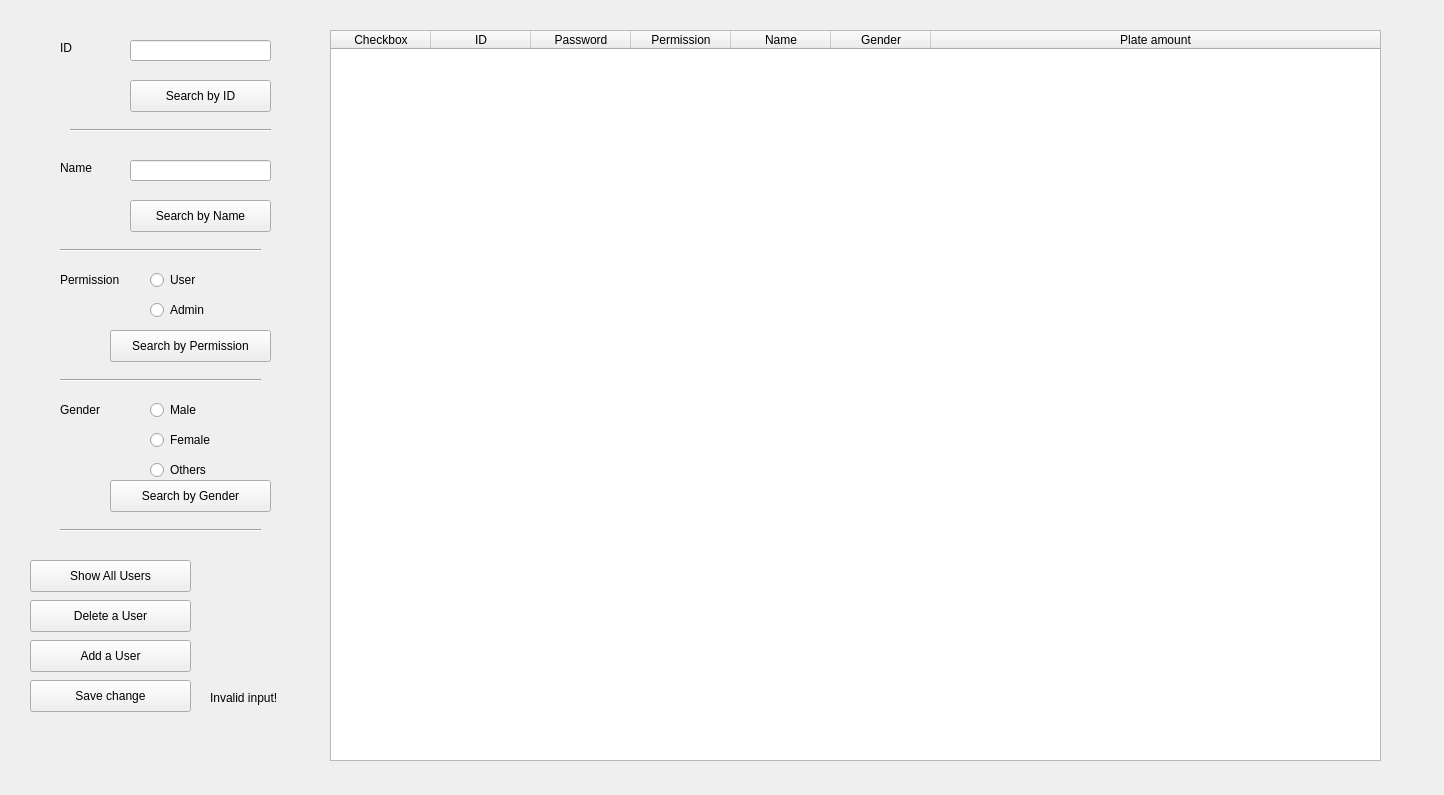
<?xml version="1.0" encoding="UTF-8"?>
<ui version="4.0">
 <class>Search</class>
 <widget class="QWidget" name="Search">
  <property name="geometry">
   <rect>
    <x>0</x>
    <y>0</y>
    <width>1444</width>
    <height>795</height>
   </rect>
  </property>
  <property name="windowTitle">
   <string>Search</string>
  </property>
  <widget class="QLineEdit" name="ID_input">
   <property name="geometry">
    <rect>
     <x>130</x>
     <y>40</y>
     <width>141</width>
     <height>21</height>
    </rect>
   </property>
   <property name="minimumSize">
    <size>
     <width>141</width>
     <height>21</height>
    </size>
   </property>
   <property name="text">
    <string/>
   </property>
  </widget>
  <widget class="QLabel" name="Edit_error_message">
   <property name="geometry">
    <rect>
     <x>210</x>
     <y>690</y>
     <width>81</width>
     <height>16</height>
    </rect>
   </property>
   <property name="minimumSize">
    <size>
     <width>71</width>
     <height>16</height>
    </size>
   </property>
   <property name="text">
    <string>Invalid input!</string>
   </property>
  </widget>
  <widget class="QTableWidget" name="Display_table">
   <property name="geometry">
    <rect>
     <x>330</x>
     <y>30</y>
     <width>1051</width>
     <height>731</height>
    </rect>
   </property>
   <property name="minimumSize">
    <size>
     <width>951</width>
     <height>361</height>
    </size>
   </property>
   <property name="sizeAdjustPolicy">
    <enum>QAbstractScrollArea::AdjustToContents</enum>
   </property>
   <attribute name="horizontalHeaderVisible">
    <bool>true</bool>
   </attribute>
   <attribute name="horizontalHeaderCascadingSectionResizes">
    <bool>false</bool>
   </attribute>
   <attribute name="horizontalHeaderDefaultSectionSize">
    <number>100</number>
   </attribute>
   <attribute name="horizontalHeaderMinimumSectionSize">
    <number>20</number>
   </attribute>
   <attribute name="horizontalHeaderShowSortIndicator" stdset="0">
    <bool>false</bool>
   </attribute>
   <attribute name="horizontalHeaderStretchLastSection">
    <bool>true</bool>
   </attribute>
   <column>
    <property name="text">
     <string>Checkbox</string>
    </property>
   </column>
   <column>
    <property name="text">
     <string>ID</string>
    </property>
   </column>
   <column>
    <property name="text">
     <string>Password</string>
    </property>
   </column>
   <column>
    <property name="text">
     <string>Permission</string>
    </property>
   </column>
   <column>
    <property name="text">
     <string>Name</string>
    </property>
   </column>
   <column>
    <property name="text">
     <string>Gender</string>
    </property>
   </column>
   <column>
    <property name="text">
     <string>Plate amount</string>
    </property>
   </column>
  </widget>
  <widget class="QPushButton" name="ID_search_button">
   <property name="geometry">
    <rect>
     <x>130</x>
     <y>80</y>
     <width>141</width>
     <height>32</height>
    </rect>
   </property>
   <property name="minimumSize">
    <size>
     <width>141</width>
     <height>32</height>
    </size>
   </property>
   <property name="text">
    <string>Search by ID</string>
   </property>
  </widget>
  <widget class="QLabel" name="Name_label">
   <property name="geometry">
    <rect>
     <x>60</x>
     <y>160</y>
     <width>61</width>
     <height>16</height>
    </rect>
   </property>
   <property name="minimumSize">
    <size>
     <width>61</width>
     <height>16</height>
    </size>
   </property>
   <property name="text">
    <string>Name</string>
   </property>
  </widget>
  <widget class="QPushButton" name="Name_search_button">
   <property name="geometry">
    <rect>
     <x>130</x>
     <y>200</y>
     <width>141</width>
     <height>32</height>
    </rect>
   </property>
   <property name="minimumSize">
    <size>
     <width>141</width>
     <height>32</height>
    </size>
   </property>
   <property name="text">
    <string>Search by Name</string>
   </property>
  </widget>
  <widget class="QLineEdit" name="Name_input">
   <property name="geometry">
    <rect>
     <x>130</x>
     <y>160</y>
     <width>141</width>
     <height>21</height>
    </rect>
   </property>
   <property name="minimumSize">
    <size>
     <width>141</width>
     <height>21</height>
    </size>
   </property>
   <property name="text">
    <string/>
   </property>
  </widget>
  <widget class="QLabel" name="ID_label">
   <property name="geometry">
    <rect>
     <x>60</x>
     <y>40</y>
     <width>61</width>
     <height>16</height>
    </rect>
   </property>
   <property name="minimumSize">
    <size>
     <width>61</width>
     <height>16</height>
    </size>
   </property>
   <property name="text">
    <string>ID</string>
   </property>
  </widget>
  <widget class="QLabel" name="Permission_label">
   <property name="geometry">
    <rect>
     <x>60</x>
     <y>270</y>
     <width>81</width>
     <height>20</height>
    </rect>
   </property>
   <property name="minimumSize">
    <size>
     <width>81</width>
     <height>20</height>
    </size>
   </property>
   <property name="text">
    <string>Permission</string>
   </property>
  </widget>
  <widget class="QPushButton" name="Permission_button">
   <property name="geometry">
    <rect>
     <x>110</x>
     <y>330</y>
     <width>161</width>
     <height>32</height>
    </rect>
   </property>
   <property name="minimumSize">
    <size>
     <width>161</width>
     <height>32</height>
    </size>
   </property>
   <property name="text">
    <string>Search by Permission</string>
   </property>
  </widget>
  <widget class="QRadioButton" name="User_button">
   <property name="geometry">
    <rect>
     <x>150</x>
     <y>270</y>
     <width>100</width>
     <height>20</height>
    </rect>
   </property>
   <property name="minimumSize">
    <size>
     <width>100</width>
     <height>20</height>
    </size>
   </property>
   <property name="text">
    <string>User</string>
   </property>
   <attribute name="buttonGroup">
    <string notr="true">buttonGroup</string>
   </attribute>
  </widget>
  <widget class="QRadioButton" name="Admin_button">
   <property name="geometry">
    <rect>
     <x>150</x>
     <y>300</y>
     <width>100</width>
     <height>20</height>
    </rect>
   </property>
   <property name="minimumSize">
    <size>
     <width>100</width>
     <height>20</height>
    </size>
   </property>
   <property name="text">
    <string>Admin</string>
   </property>
   <attribute name="buttonGroup">
    <string notr="true">buttonGroup</string>
   </attribute>
  </widget>
  <widget class="QLabel" name="Gender_label">
   <property name="geometry">
    <rect>
     <x>60</x>
     <y>400</y>
     <width>81</width>
     <height>20</height>
    </rect>
   </property>
   <property name="minimumSize">
    <size>
     <width>81</width>
     <height>20</height>
    </size>
   </property>
   <property name="text">
    <string>Gender</string>
   </property>
  </widget>
  <widget class="QRadioButton" name="Female_button">
   <property name="geometry">
    <rect>
     <x>150</x>
     <y>430</y>
     <width>100</width>
     <height>20</height>
    </rect>
   </property>
   <property name="minimumSize">
    <size>
     <width>100</width>
     <height>20</height>
    </size>
   </property>
   <property name="text">
    <string>Female</string>
   </property>
  </widget>
  <widget class="QRadioButton" name="Male_button">
   <property name="geometry">
    <rect>
     <x>150</x>
     <y>400</y>
     <width>100</width>
     <height>20</height>
    </rect>
   </property>
   <property name="minimumSize">
    <size>
     <width>100</width>
     <height>20</height>
    </size>
   </property>
   <property name="text">
    <string>Male</string>
   </property>
  </widget>
  <widget class="QPushButton" name="Gender_button">
   <property name="geometry">
    <rect>
     <x>110</x>
     <y>480</y>
     <width>161</width>
     <height>32</height>
    </rect>
   </property>
   <property name="minimumSize">
    <size>
     <width>161</width>
     <height>32</height>
    </size>
   </property>
   <property name="text">
    <string>Search by Gender</string>
   </property>
  </widget>
  <widget class="QPushButton" name="Save_change_button">
   <property name="geometry">
    <rect>
     <x>30</x>
     <y>680</y>
     <width>161</width>
     <height>32</height>
    </rect>
   </property>
   <property name="minimumSize">
    <size>
     <width>161</width>
     <height>32</height>
    </size>
   </property>
   <property name="text">
    <string>Save change</string>
   </property>
  </widget>
  <widget class="QPushButton" name="Show_all_button">
   <property name="geometry">
    <rect>
     <x>30</x>
     <y>560</y>
     <width>161</width>
     <height>32</height>
    </rect>
   </property>
   <property name="minimumSize">
    <size>
     <width>161</width>
     <height>32</height>
    </size>
   </property>
   <property name="text">
    <string>Show All Users</string>
   </property>
  </widget>
  <widget class="QPushButton" name="Delete_User_button">
   <property name="geometry">
    <rect>
     <x>30</x>
     <y>600</y>
     <width>161</width>
     <height>32</height>
    </rect>
   </property>
   <property name="minimumSize">
    <size>
     <width>161</width>
     <height>32</height>
    </size>
   </property>
   <property name="text">
    <string>Delete a User</string>
   </property>
  </widget>
  <widget class="QPushButton" name="Add_User_button">
   <property name="geometry">
    <rect>
     <x>30</x>
     <y>640</y>
     <width>161</width>
     <height>32</height>
    </rect>
   </property>
   <property name="minimumSize">
    <size>
     <width>161</width>
     <height>32</height>
    </size>
   </property>
   <property name="text">
    <string>Add a User</string>
   </property>
  </widget>
  <widget class="QRadioButton" name="Others_button">
   <property name="geometry">
    <rect>
     <x>150</x>
     <y>460</y>
     <width>100</width>
     <height>20</height>
    </rect>
   </property>
   <property name="minimumSize">
    <size>
     <width>100</width>
     <height>20</height>
    </size>
   </property>
   <property name="text">
    <string>Others</string>
   </property>
  </widget>
  <widget class="Line" name="line">
   <property name="geometry">
    <rect>
     <x>70</x>
     <y>120</y>
     <width>201</width>
     <height>20</height>
    </rect>
   </property>
   <property name="orientation">
    <enum>Qt::Horizontal</enum>
   </property>
  </widget>
  <widget class="Line" name="line_2">
   <property name="geometry">
    <rect>
     <x>60</x>
     <y>240</y>
     <width>201</width>
     <height>20</height>
    </rect>
   </property>
   <property name="orientation">
    <enum>Qt::Horizontal</enum>
   </property>
  </widget>
  <widget class="Line" name="line_3">
   <property name="geometry">
    <rect>
     <x>60</x>
     <y>370</y>
     <width>201</width>
     <height>20</height>
    </rect>
   </property>
   <property name="orientation">
    <enum>Qt::Horizontal</enum>
   </property>
  </widget>
  <widget class="Line" name="line_4">
   <property name="geometry">
    <rect>
     <x>60</x>
     <y>520</y>
     <width>201</width>
     <height>20</height>
    </rect>
   </property>
   <property name="orientation">
    <enum>Qt::Horizontal</enum>
   </property>
  </widget>
 </widget>
 <resources/>
 <connections/>
 <buttongroups>
  <buttongroup name="buttonGroup"/>
 </buttongroups>
</ui>
